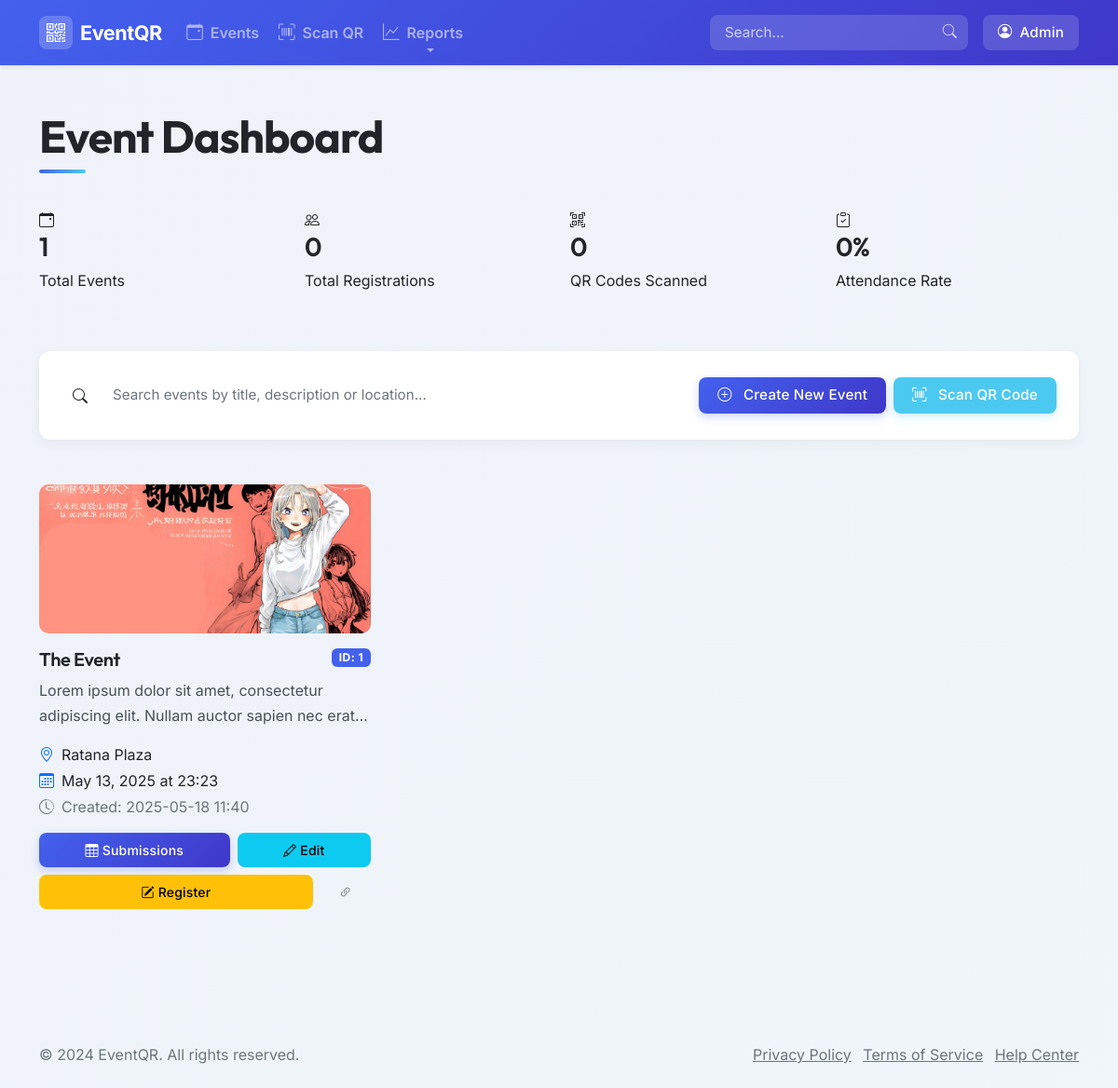
Page /form on the committed database.
### models.py (models this page shows)
class FormModel(Base):
    __tablename__ = "forms"
    id = Column(Integer, primary_key=True, index=True)
    title = Column(String)
    description = Column(String)
    location = Column(String, nullable=True)
    event_date = Column(DateTime, nullable=True)
    event_time = Column(String, nullable=True)
    image_url = Column(String, nullable=True)  # Legacy field - maintain for backward compatibility
    created_at = Column(DateTime, default=lambda: datetime.now(pytz.timezone('Asia/Bangkok')))
    fields = relationship("FormField", back_populates="form", cascade="all, delete-orphan")
    submissions = relationship("Submission", back_populates="form")
    images = relationship("EventImage", back_populates="form", cascade="all, delete-orphan")

class EventImage(Base):
    __tablename__ = "event_images"
    id = Column(Integer, primary_key=True, index=True)
    form_id = Column(Integer, ForeignKey("forms.id"))
    image_url = Column(String, nullable=False)
    is_primary = Column(Boolean, default=False)  # Flag for primary image
    created_at = Column(DateTime, default=lambda: datetime.now(pytz.timezone('Asia/Bangkok')))
    form = relationship("FormModel", back_populates="images")

### routers/form.py (the view)
@router.get("")
async def read_root(request: Request, db: db_dependency):
    forms = db.query(FormModel).all()
    return templates.TemplateResponse("form.html", {
        "request": request,
        "forms": forms
    })

### templates/form.html (shortened to what this page needs)
{% extends "base.html" %}
{% block content %}
<div class="container py-5">
    <div class="row mb-4">
        <div class="col-12">
            <h1 class="display-5 fw-bold mb-4">Event Dashboard</h1>
        </div>
    </div>
    <div class="row mb-5">
        <div class="col-md-3 mb-4 mb-md-0">
            <div class="stats-card">
                <div class="stats-icon">
                    <i class="bi bi-calendar-event"></i>
                </div>
                <h3>{{ forms|length }}</h3>
                <p>Total Events</p>
            </div>
        </div>
        <div class="col-md-3 mb-4 mb-md-0">
            <div class="stats-card">
                <div class="stats-icon">
                    <i class="bi bi-people"></i>
                </div>
                <h3 id="total-submissions">0</h3>
                <p>Total Registrations</p>
            </div>
        </div>
        <div class="col-md-3 mb-4 mb-md-0">
            <div class="stats-card">
                <div class="stats-icon">
                    <i class="bi bi-qr-code-scan"></i>
                </div>
                <h3 id="total-scanned">0</h3>
                <p>QR Codes Scanned</p>
            </div>
        </div>
        <div class="col-md-3">
            <div class="stats-card">
                <div class="stats-icon">
                    <i class="bi bi-clipboard-check"></i>
                </div>
                <h3 id="attendance-rate">0%</h3>
                <p>Attendance Rate</p>
            </div>
        </div>
    </div>
    <div class="card mb-5">
        <div class="card-body d-md-flex justify-content-between align-items-center p-4">
            <div class="input-group mb-3 mb-md-0" style="max-width: 500px;">
                <span class="input-group-text border-0 bg-white">
                    <i class="bi bi-search"></i>
                </span>
                <input type="text" id="event-search" class="form-control border-0 shadow-none" placeholder="Search events by title, description or location...">
            </div>
            <div class="d-flex gap-2 flex-wrap">
                <button class="btn btn-primary" data-bs-toggle="modal" data-bs-target="#newFormModal">
                    <i class="bi bi-plus-circle me-2"></i> Create New Event
                </button>
                <a class="btn btn-accent" href="/qr/scan-real">
                    <i class="bi bi-upc-scan me-2"></i> Scan QR Code
                </a>
            </div>
        </div>
    </div>
    <div class="row" id="events-container">
        {% for form in forms %}
        <div class="col-md-6 col-lg-4 mb-4 event-item">
            <div class="event-card h-100">
                {% if form.images and form.images|length > 0 %}
                <div class="event-card-image mb-3" style="height: 160px; overflow: hidden; border-radius: 10px; background-color: #f5f7fa;">
                    <img src="{{ form.images[0].image_url }}" alt="{{ form.title }}"
                        class="w-100 h-100 object-fit-cover">
                </div>
                {% endif %}
                <div class="d-flex justify-content-between align-items-start mb-2">
                    <h5 class="mb-0 text-truncate">{{ form.title }}</h5>
                    <span class="badge bg-primary">ID: {{ form.id }}</span>
                </div>
                <div class="event-description mb-3">
                    <div class="mb-0 text-break markdown-content"
                       style="overflow: hidden; text-overflow: ellipsis; display: -webkit-box; -webkit-line-clamp: 2; -webkit-box-orient: vertical;">
                        {{ form.description }}
                    </div>
                </div>
                <div class="event-meta mb-3">
                    <div class="d-flex align-items-center mb-1">
                        <i class="bi bi-geo-alt me-2 text-primary"></i>
                        <span>{{ form.location or 'No location specified' }}</span>
                    </div>
                    <div class="d-flex align-items-center mb-1">
                        <i class="bi bi-calendar3 me-2 text-primary"></i>
                        <span>
                            {% if form.event_date %}
                                {{ form.event_date.strftime('%B %d, %Y') }}
                                {% if form.event_time %}at {{ form.event_time }}{% endif %}
                            {% else %}
                                Date not specified
                            {% endif %}
                        </span>
                    </div>
                    <div class="d-flex align-items-center">
                        <i class="bi bi-clock-history me-2 text-muted"></i>
                        <span class="text-muted">Created: {{ form.created_at.strftime('%Y-%m-%d %H:%M') }}</span>
                    </div>
                </div>
                <div class="d-flex gap-2 flex-wrap mt-auto">
                    <a href="/form/forms/{{ form.id }}" class="btn btn-sm btn-primary d-flex align-items-center justify-content-center flex-grow-1">
                        <i class="bi bi-table me-1"></i> Submissions
                    </a>
                    <a href="/form/forms/{{ form.id }}/edit" class="btn btn-sm btn-info d-flex align-items-center justify-content-center flex-grow-1">
                        <i class="bi bi-pencil me-1"></i> Edit
                    </a>
                    <button class="btn btn-sm btn-warning d-flex align-items-center justify-content-center flex-grow-1"
                            onclick="showRegisterModal('{{ form.id }}', '{{ form.title }}')">
                        <i class="bi bi-pencil-square me-1"></i> Register
                    </button>
                    <button class="btn btn-sm btn-outline-secondary d-flex align-items-center justify-content-center"
                            onclick="copyLink('/submission/create/{{ form.id }}')"
                            data-bs-toggle="tooltip" title="Copy registration link">
                        <i class="bi bi-link-45deg"></i>
                    </button>
                </div>
            </div>
        </div>
        {% endfor %}
    </div>
</div>
{% endblock %}

### templates/base.html (style rules this page uses)
:root { --primary-color: #4361ee; --secondary-color: #3f37c9; --accent-color: #4cc9f0; --light-color: #f8f9fa; --dark-color: #212529; --neutral-color: #e9ecef; --success-color: #4caf50; --warning-color: #ff9e00; --danger-color: #f72585; --info-color: #0096c7; --font-main: 'Inter', -apple-system, BlinkMacSystemFont, "Segoe UI", Roboto, "Helvetica Neue", Arial, sans-serif; --font-headings: 'Outfit', -apple-system, BlinkMacSystemFont, "Segoe UI", Roboto, "Helvetica Neue", Arial, sans-serif; }
body { font-family: var(--font-main); background-color: #f5f7fa; background-image: linear-gradient(135deg, rgba(67, 97, 238, 0.03) 0%, rgba(76, 201, 240, 0.03) 100%); background-attachment: fixed; min-height: 100vh; display: flex; flex-direction: column; }
h1, h2, h3, h4, h5, h6 { font-family: var(--font-headings); font-weight: 600; color: var(--dark-color); letter-spacing: -0.02em; }
.card { border: none; border-radius: 12px; box-shadow: 0 0.25rem 0.75rem rgba(0, 0, 0, 0.05); overflow: hidden; transition: all 0.3s cubic-bezier(0.4, 0, 0.2, 1); }
.btn { font-weight: 500; padding: 0.5rem 1.25rem; border-radius: 8px; border: none; transition: all 0.2s ease; }
.btn-primary { background: linear-gradient(135deg, #4361ee, #3f37c9); box-shadow: 0 4px 10px rgba(67, 97, 238, 0.25); }
.form-control { border-radius: 8px; padding: 0.75rem 1rem; border: 1px solid var(--neutral-color); transition: all 0.2s ease; }
.markdown-content { line-height: 1.7; color: #495057; }

### templates/navbar.html (style rules this page uses)
:root { --primary-color: #4361ee; --secondary-color: #3f37c9; --accent-color: #4cc9f0; --light-color: #f8f9fa; --dark-color: #212529; }

### templates/form.html (style rules this page uses)
.event-card { display: flex; flex-direction: column; }
.btn-accent { background-color: #4cc9f0; color: white; box-shadow: 0 4px 10px rgba(76, 201, 240, 0.25); }

### rows in the picture
FormModel: image_url (picture), title "The Event", id "1", description "Lorem ipsum dolor sit amet, consectetur adipiscing elit. Nullam auctor sapien nec…", location "Ratana Plaza", event_date "May 13, 2025", event_time "23:23", created_at "2025-05-18 11:40"
